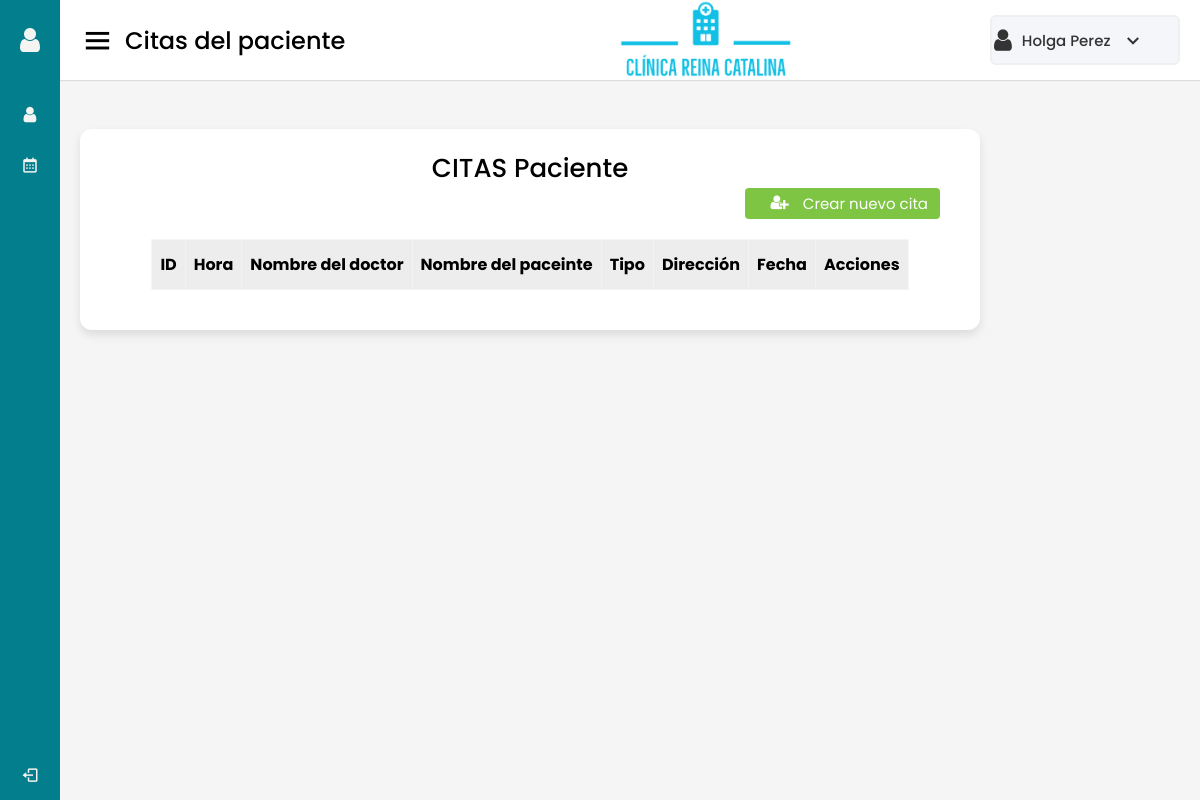
Before: /citas-paciente with the older database file.
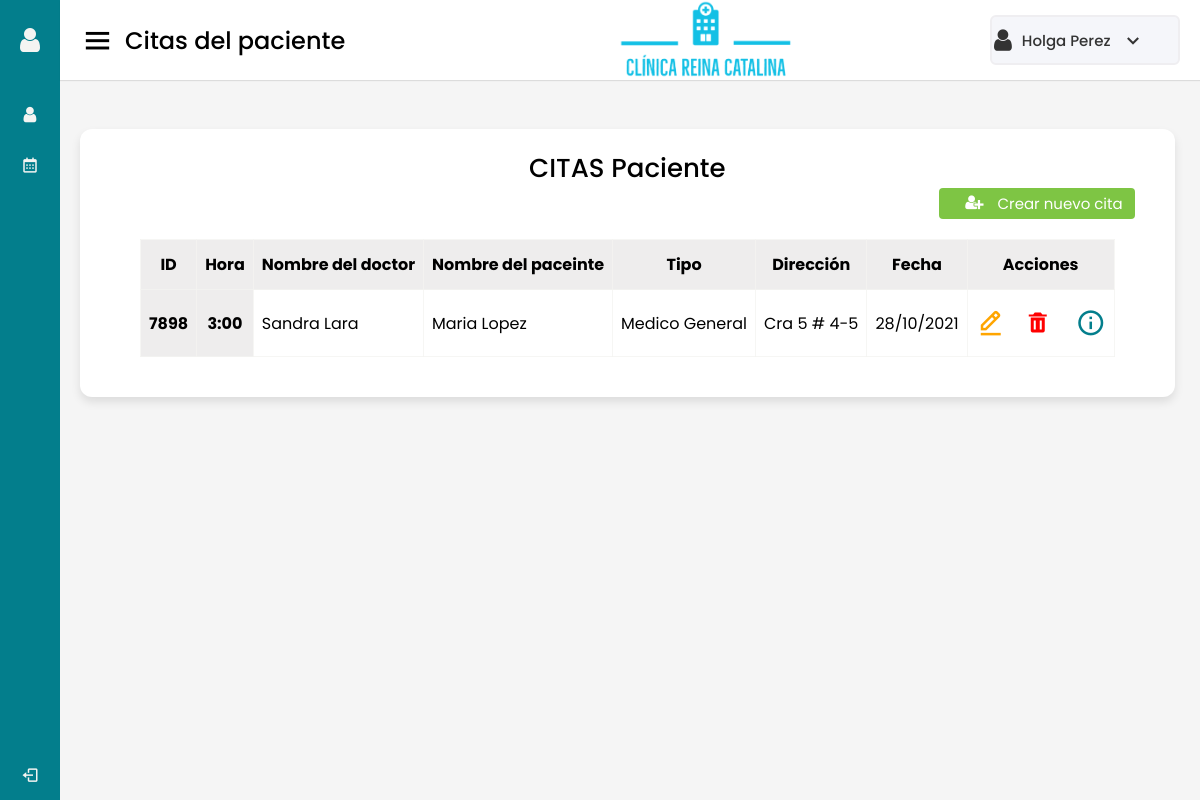
After: the same page with the newer database file.
### tables this page shows
CREATE TABLE citaspaciente (ID INTEGER UNIQUE NOT NULL PRIMARY KEY, Hora TEXT NOT NULL, Nombre_doctor TEXT NOT NULL, Nombre_paciente TEXT NOT NULL, Tipo TEXT NOT NULL, Direccion TEXT NOT NULL, Fecha TEXT NOT NULL);

### app.py (the view)
@app.route('/citas-paciente', methods=["GET"])
def citaspaciente():
    try:
        with sqlite3.connect('DB_Clinica_RC.db') as con:
            con.row_factory =sqlite3.Row #convierte la respuesta de la Bd en un diccionario
            cur = con.cursor()
            cur.execute("SELECT * FROM citaspaciente")
            row = cur.fetchall()
            return render_template('citaspasiente.html',row=row)
    except Error:
        print(Error)

### templates/citaspasiente.html (shortened to what this page needs)
{% extends 'layoutpaciente.html' %}
{% block usuario %} Citas del paciente {% endblock %}
{% block body %}
{% block span2 %} Holga Perez {% endblock %}
<div class="home-content patients">
    <div class="patients-boxes">
        <div class="recent-patients box">
            <div class="title">CITAS Paciente</div>
            <div class="button">
                <a href="{{url_for('detallespaciente')}}" class="button-add"><i class="fa fa-user-plus"></i>Crear nuevo cita</a>
            </div>
            <div class="patients-details">
                <table id="table" class="table">
                    <thead>
                        <tr>
                            <th scope="col">ID</th>
                            <th scope="col">Hora</th>
                            <th scope="col">Nombre del doctor</th>
                            <th scope="col">Nombre del paceinte</th>
                            <th scope="col">Tipo</th>
                            <th scope="col">Dirección</th>
                            <th scope="col">Fecha</th>
                            <th scope="col">Acciones</th>
                        </tr>
                    </thead>
                    <tbody>
                    {% for r in row %}
                        <tr>
                            <th scope="row">{{ r["ID"] }}</th>
                            <th scope="row">{{ r["Hora"] }}</th>
                            <td>{{ r["Nombre_doctor"] }}</td>
                            <td>{{ r["Nombre_paciente"] }}</td>
                            <td>{{ r["Tipo"] }}</td>
                            <td>{{ r["Direccion"] }}</td>
                            <td>{{ r["Fecha"] }}</td>
                            <td>
                            <div class="actions">
                                <a href="{{url_for('detallespaciente')}}"><i class='bx bx-edit-alt'></i></a>
                                    <i class='bx bxs-trash' sql="DELETE FROM estudiantes WHERE r"></i>
                                <a href="{{url_for('vista')}}" ><i class='bx bx-info-circle'></i></a>
                            </div>
                            </td>
                        </tr>
                    {% endfor%}
                    </tbody>
                </table>
            </div>
        </div>
    </div>
</div>
{% endblock %}

### templates/layoutpaciente.html (shortened to what this page needs)
<!DOCTYPE html>
<html lang="es" dir="ltr">
<head>
    <link rel="stylesheet" href="static/css/style.css">
    <link rel="stylesheet" href="static/css/style_doctors.css">
    <link rel="stylesheet" href="static/css/style_patients.css">
    <link rel="stylesheet" href="static/css/style_appointments.css">
    <link rel="stylesheet" href="static/css/estilos.css">
    <link href='https://unpkg.com/boxicons@2.0.7/css/boxicons.min.css' rel='stylesheet'>
    <link rel="stylesheet" href="https://cdnjs.cloudflare.com/ajax/libs/font-awesome/4.7.0/css/font-awesome.min.css">
</head>
<body>
    <div class="sidebar">
        <div class="logo-details">
            <i class="fa fa-user"></i>
            <span class="logo_name">{% block span %} {% endblock %}</span>
        </div>
        <ul class="nav-links">
            <li>
                <a href="{{url_for('paciente_perfil')}}" class="pacientes">
                    <i class="fa fa-user"></i>
                    <span class="links_name">Perfil</span>
                </a>
            </li>
            <li>
                <a href="{{url_for('citaspaciente')}}" class="citas">
                    <i class='bx bx-calendar'></i>
                    <span class="links_name">Citas</span>
                </a>
            </li>
            <li class="log_out">
                <a href="#" class="logout">
                    <i class='bx bx-log-out'></i>
                    <span class="links_name">Cerrar sesión</span>
                </a>
            </li>
        </ul>
    </div>
    <section class="home-section">
        <nav>
            <div class="sidebar-button">
                <i class='bx bx-menu sidebarBtn'></i>
                <span class="dashboard">{% block usuario %} {% endblock %}</span>
            </div>
            <div class="logo-clinica">
                <img src="static/images/logo.png" alt="">
            </div>
            <div class="profile-details">
                <i class="fa fa-user"></i>
                <span class="admin_name">{% block span2 %} {% endblock %}</span>
                <i class='bx bx-chevron-down'></i>
            </div>
        </nav>
        {% block body %}{% endblock %}
    </section>
</body>
</html>

### static/css/style.css (style rules this page uses)
* { margin: 0; padding: 0; box-sizing: border-box; font-family: 'Poppins', sans-serif; }
.sidebar { position: fixed; height: 100%; width: 240px; background: #037E8C; transition: all 0.4s ease; }
.sidebar .logo-details { height: 80px; display: flex; align-items: center; }
.sidebar .logo-details i { font-size: 28px; font-weight: 500; color: #F4F4F2; min-width: 60px; text-align: center }
.sidebar .logo-details .logo_name { color: #F4F4F2; font-size: 22px; font-weight: 500; }
.sidebar .nav-links { margin-top: 10px; }
.sidebar .nav-links li { position: relative; list-style: none; height: 50px; }
.sidebar .nav-links li a { height: 100%; width: 100%; display: flex; align-items: center; text-decoration: none; transition: all 0.4s ease; }
.sidebar .nav-links li i { min-width: 60px; text-align: center; align-items: center; font-size: 18px; color: #F4F4F2; margin-left: none; padding-left: none; }
.sidebar .nav-links li a .links_name { color: #F4F4F2; font-size: 15px; font-weight: 400; white-space: nowrap; }
.sidebar .nav-links .log_out { position: absolute; bottom: 0; width: 100%; }
.home-section { position: relative; background: #f5f5f5; min-height: 100vh; width: calc(100% - 240px); left: 240px; transition: all 0.5s ease; }
.home-section nav { display: flex; justify-content: space-between; height: 80px; background: #fff; display: flex; align-items: center; position: fixed; width: calc(100% - 240px); left: 240px; z-index: 100; padding: 0 20px; box-shadow: 0 1px 1px rgba(0, 0, 0, 0.1); transition: all 0.5s ease; }
.home-section nav .sidebar-button { display: flex; align-items: center; font-size: 24px; font-weight: 500; }
nav .sidebar-button i { font-size: 35px; margin-right: 10px; }
.home-section nav .logo-clinica { display: flex; width: 100px; height: 80px; margin: 20px 20px; }
.home-section nav .profile-details { display: flex; align-items: center; background: #F5F6FA; border: 2px solid #EFEEF1; border-radius: 6px; height: 50px; min-width: 190px; padding: 0 15px 0 2px; }
nav .profile-details .admin_name { font-size: 15px; font-weight: 500; color: #333; margin: 0 10px; white-space: nowrap; }
nav .profile-details i { font-size: 25px; color: #333; }
.home-section .home-content { position: relative; padding-top: 104px; }
.home-content .patients-boxes { display: flex; justify-content: space-between; }
.home-content .patients-boxes .recent-patients { min-width: 900px; background: #fff; padding: 20px 40px; margin: 0 20px; border-radius: 12px; box-shadow: 0 5px 10px rgba(0, 0, 0, 0.1); }
.home-content .patients-boxes .patients-details { display: flex; margin: 20px 20px; align-items: center; justify-content: center; }
.patients-boxes .box .title { font-size: 26px; font-weight: 500; text-align: center; }
#table { border-collapse: collapse; border: 1px solid #f4f4f2c9; }
#table td, #table th { border: 1px solid #f4f4f2c9; padding: 8px; }
#table th { padding-top: 12px; padding-bottom: 12px; text-align: center; background-color: rgb(238, 237, 237); color: black; }
.patients-boxes .box .button { width: 100%; position: relative; display: flex; justify-content: flex-end; }
.patients-boxes .box .button a { color: #fff; background: #7EC544; padding: 4px 12px; font-size: 15px; font-weight: 400; border-radius: 4px; text-decoration: none; transition: all 0.3s ease; }
.button-add .fa-user-plus { background-color: #7EC544; border: none; color: white; padding: 2px 14px; font-size: 16px; cursor: pointer; }
@media (max-width: 1240px) { .sidebar { width: 60px; } }
@media (max-width: 1240px) { .home-section { width: calc(100% - 60px); left: 60px; } }
@media (max-width: 1240px) { .home-section nav { width: calc(100% - 60px); left: 60px; } }
a { text-decoration: none; }

### static/css/style_patients.css (style rules this page uses)
.home-content .box .button-add { display: flex; justify-content: flex-end; color: #fff; background: #7EC544; padding: 4px 12px; font-size: 15px; font-weight: 400; border-radius: 4px; text-decoration: none; transition: all 0.3s ease; }
.home-content table .actions { display: flex; align-items: center; }
.home-content table .bx-edit-alt { display: flex; align-items: center; font-size: 30px; font-weight: 500; color: orange; width: 50px; height: 50px; margin: none; position: relative; }
.home-content table .bxs-trash { display: flex; align-items: center; font-size: 24px; font-weight: 500; color: red; width: 50px; height: 50px; }

Changed rows visible on the page:
added citaspaciente: ID "7898", Hora "3:00", Nombre_doctor "Sandra Lara", Nombre_paciente "Maria Lopez", Tipo "Medico General", Direccion "Cra 5 # 4-5", Fecha "28/10/2021"
